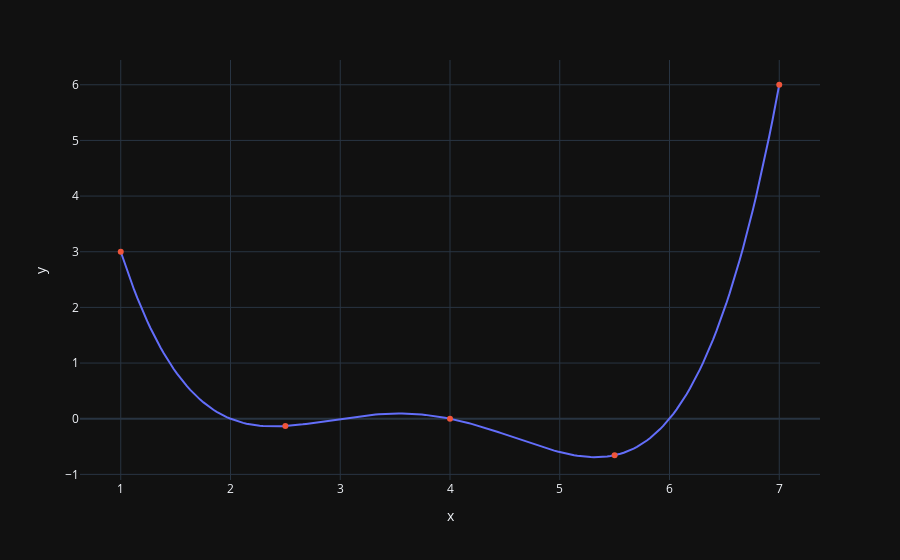

Write notebook code for a chart like this one.
### Markdown cell above
This process is essentially the same as before where we made a graphical plot, it's just that we're only looking at 20 selected points.

### Code cell
xs = np.linspace(1, 7, 200)
sparse_xs = np.linspace(1, 7, 5)

ys = arbitrary(xs)
sparse_ys = arbitrary(sparse_xs)

fig = px.line(x = xs, y = ys)
fig.add_scatter(x = sparse_xs, y = sparse_ys, mode = "markers")
fig.update_layout(showlegend= False)
fig.show()

### Figure 1 — Plotly figure (JSON) as saved in the notebook; plotly's stock layout.template omitted (floating-point values rounded to 4 significant figures; data arrays with more than 128 entries replaced by an {"elided": "..."} marker saying what was removed)
{"data": [{"hovertemplate": "x=%{x}<br>y=%{y}<extra></extra>", "legendgroup": "", "line": {"color": "#636efa", "dash": "solid"}, "marker": {"symbol": "circle"}, "mode": "lines", "name": "", "orientation": "v", "showlegend": false, "x": {"elided": "200 float values"}, "xaxis": "x", "y": {"elided": "200 float values"}, "yaxis": "y", "type": "scatter"}, {"mode": "markers", "x": [1.0, 2.5, 4.0, 5.5, 7.0], "y": [3.0, -0.1313, 0.0, -0.6562, 6.0], "type": "scatter"}], "layout": {"xaxis": {"anchor": "y", "domain": [0.0, 1.0], "title": {"text": "x"}}, "yaxis": {"anchor": "x", "domain": [0.0, 1.0], "title": {"text": "y"}}, "legend": {"tracegroupgap": 0}, "margin": {"t": 60}, "showlegend": false}}
